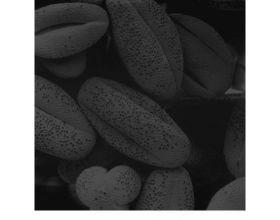
#> input picture Images/1.jpg, 280 x 220 px, given in place of 15.jpg, which was not available
$ python test4.py
#> lines starting #> are read from the running program, lines starting #| are printed output that depends on the picture; long printed decimals are rounded; pictures that were not available may be replaced by others from this repository, and a replacement may not be noted
#> in deHaze, `Y = np.zeros(m.shape)`: Y: shape (220, 280, 3) float64; every value is 0
import cv2
import numpy as np

def minfilter(img,r):
#> called with r = 7
    H,W=img.shape
#> H = 220; W = 280
    im=img.copy()
    center=r
    for row in range(center,H-center):
        for col in range(center,W-center):
            im[row][col]=img[row-center:row+center+1,col-center:col+center+1].min(0).min(0)
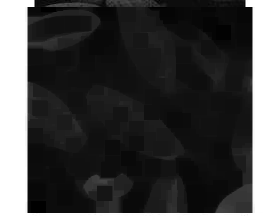
#> im: shape (220, 280) float64; min 0, max 1, mean 0.285
    return im

def guidedfilter(I, p, r, eps):

#> called with r = 81, eps = 0.001
    height, width= I.shape
#> height = 220; width = 280
    m_I = cv2.boxFilter(I, -1, (r, r))
    m_p = cv2.boxFilter(p, -1, (r, r))
    m_Ip = cv2.boxFilter(I * p, -1, (r, r))
    cov_Ip = m_Ip - m_I * m_p

    m_II = cv2.boxFilter(I * I, -1, (r, r))
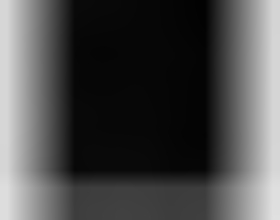
#> m_II: shape (220, 280) float64; min 0.00907, max 0.879, mean 0.294
    var_I = m_II - m_I * m_I
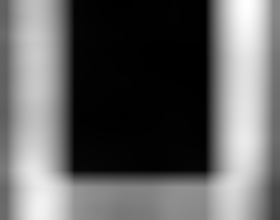
#> var_I: shape (220, 280) float64; min 0.00134, max 0.216, mean 0.0837; drawn with min black and max white

    a = cov_Ip / (var_I + eps)
    b = m_p - a * m_I

    m_a = cv2.boxFilter(a, -1, (r, r))
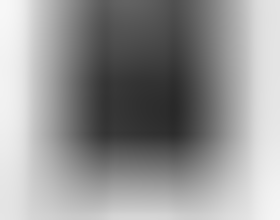
#> m_a: shape (220, 280) float64; min 0.161, max 0.972, mean 0.584
    m_b = cv2.boxFilter(b, -1, (r, r))
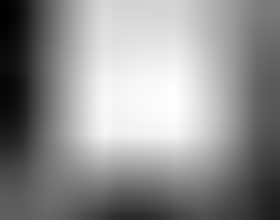
#> m_b: shape (220, 280) float64; min -0.0978, max 0.0525, mean -0.0124; drawn with min black and max white
    return m_a * I + m_b
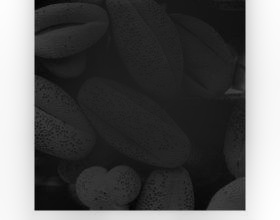
#> returned value: shape (220, 280) float64; min -0.042, max 0.88, mean 0.283; drawn with min black and max white


def getV1(m, r, eps, w, maxV1):  # 输入rgb图像，值范围[0,1]

    V1 = np.min(m,2) # 得到暗通道图像
    # [4 lines of commented-out code are left out]
    V1 = guidedfilter(V1,minfilter(V1, 7), r, eps)  # 使用引导滤波优化
    cv2.imshow("h",V1)
    #cv2.imshow("3",V1)
    #cv2.waitKey(0)
    bins = 3000
    ht = np.histogram(V1, bins)  # 计算大气光照A
    #统计V1max V1min 除以3000的各个区间内个数
    d = np.cumsum(ht[0]) / float(V1.size)
#> d = 3000 values from 1.62e-05 to 1
    #除以总的灰度值个数
    for lmax in range(bins - 1, 0, -1):
        if d[lmax] <= 0.999:
            break
    print(d[lmax])#取的是亮度值
#| 0.999
    A = np.mean(m, 2)[V1 >= ht[1][lmax]].max()
#> A = 1
    print(A)
#| 1.0
    V1 = np.minimum(V1 * 0.95,0.8)  # 对值范围进行限制
    #print(V1[0][:10])


    return V1, A


def deHaze(m, r=81, eps=0.001, w=0.95, maxV1=0.80, bGamma=False):
    Y = np.zeros(m.shape)
    #print(m.shape)
    V1, A = getV1(m, r, eps, w, maxV1)  # 得到遮罩图像和大气光照
#> A = 1
    print(A)
#| 1.0
    for k in range(3):
        Y[:, :, k] = (m[:, :, k] - V1) / (1 - V1 / A)  # 颜色校正
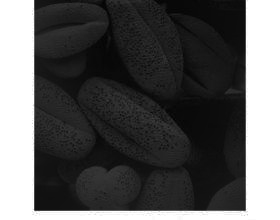
#> Y: shape (220, 280, 3) float64; min -0.0239, max 1, mean 0.337; drawn with min black and max white
    Y = np.clip(Y, 0, 1)
    print(Y[0][:10])
#| [[1. 1. 1.]
#|  [1. 1. 1.]
#|  [1. 1. 1.]
#|  [1. 1. 1.]
#|  [1. 1. 1.]
#|  [1. 1. 1.]
#|  [1. 1. 1.]
#|  [1. 1. 1.]
#|  [1. 1. 1.]
#|  [1. 1. 1.]]
    if bGamma:
        Y = Y ** (np.log(0.5) / np.log(Y.mean()))  # gamma校正,默认不进行该操作'''
    return Y


if __name__ == '__main__':
    m = deHaze(cv2.imread('/home/wlj/pic/15.jpg')/255.0)*255
#> m: shape (220, 280, 3) float64; min 0, max 255, mean 85.9
    m=np.clip(m,0,255)
    m=m.astype('uint8')
    cv2.imshow('defog.jpg', m)
    img=cv2.imread('/home/wlj/pic/15.jpg')
#> img is the input picture: shape (220, 280, 3); min 0, max 255, mean 98.7
    #cv2.imshow("2",img)
    cv2.waitKey(0)

$ run again, on Images/2.jpg
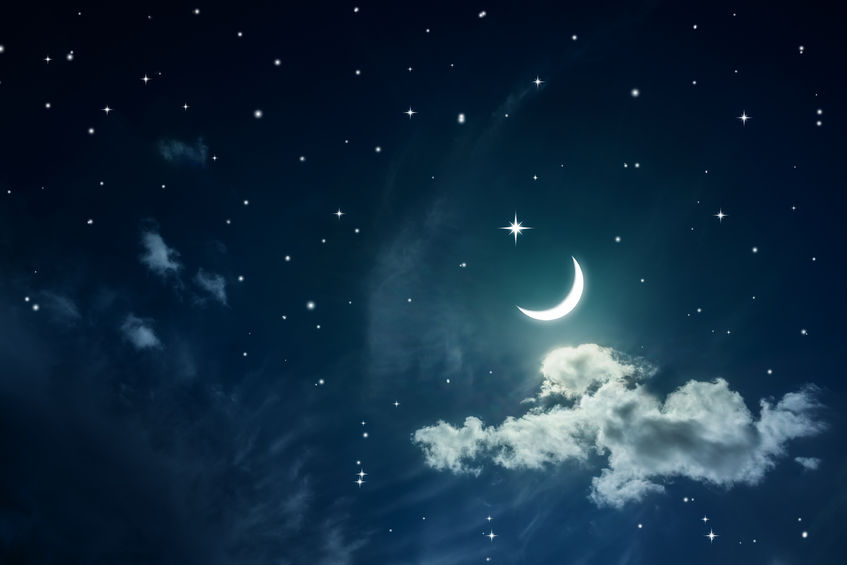
#> input picture Images/2.jpg, 847 x 565 px, given in place of 15.jpg, which was not available
#> after the loop in minfilter, `for row in range(center,H-center):`:
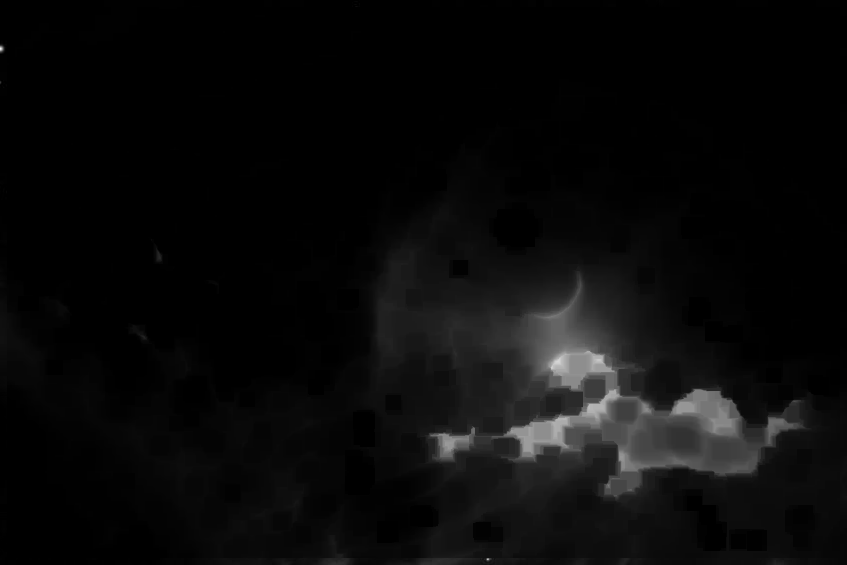
#> im: shape (565, 847) float64; min 0, max 0.949, mean 0.0394
#> height = 565; width = 847
#> d = 3000 values from 0.00174 to 1
#| 0.999
#> in getV1, `A = np.mean(m, 2)[V1 >= ht[1][lmax]].max()`: A = 0.952
#| 0.9516
#| 0.9516
#> after the loop in deHaze, `for k in range(3):`:
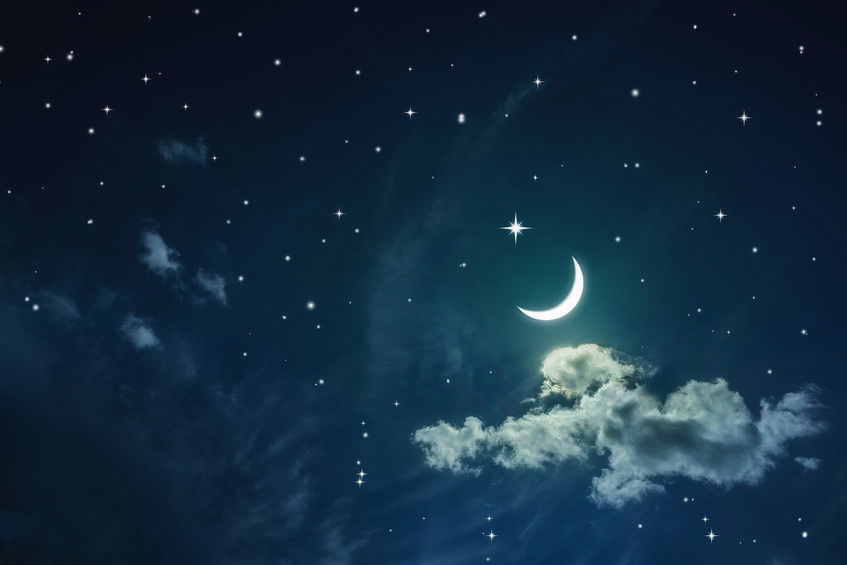
#> Y: shape (565, 847, 3) float64; mean B, G, R 0.227, 0.146, 0.0444; drawn with min black and max white
#| [[0.05829 0.01513 0.        ]
#|  [0.05829 0.01513 0.        ]
#|  [0.05829 0.01513 0.        ]
#|  [0.05829  0.01512  0.        ]
#|  [0.05829 0.01512 0.        ]
#|  [0.05829 0.01513 0.        ]
#> (further printed lines are left out)
#> img is the input picture: shape (565, 847, 3); mean B, G, R 62.7, 42.6, 18.3
